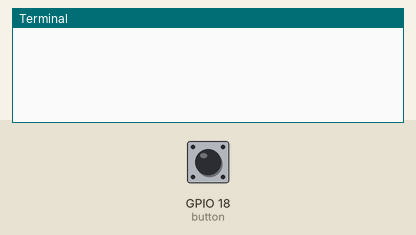
Simulated run of this program. Board: Raspberry Pi (BCM pin numbers). Parts: the last lines printed to the terminal. Inputs (shaded band) come from the test bench; at power-on: GPIO 18 (button) HIGH.

Above: at 1.2 s.
1.3 s: GPIO 18 (button) pulled LOW for 0.15 s
At 1.43 s:
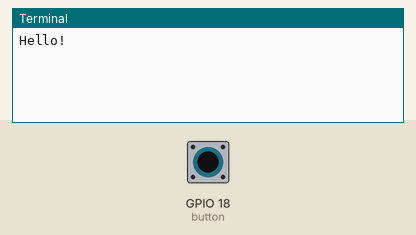
At 2.2 s:
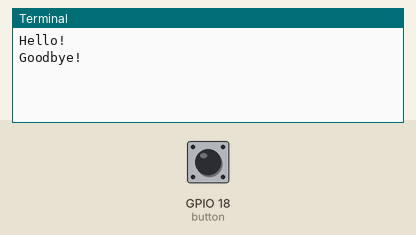

Measured:
- after the input at 1.3 s, the terminal: prints a new line at once (image 1)

The program:

ex03_button3.py
```python
from gpiozero import Button
from signal import pause

def say_hello():
    print("Hello!")
def say_goodbye():
    print("Goodbye!")

button = Button(18)

button.when_pressed = say_hello
button.when_released = say_goodbye

pause()
```
